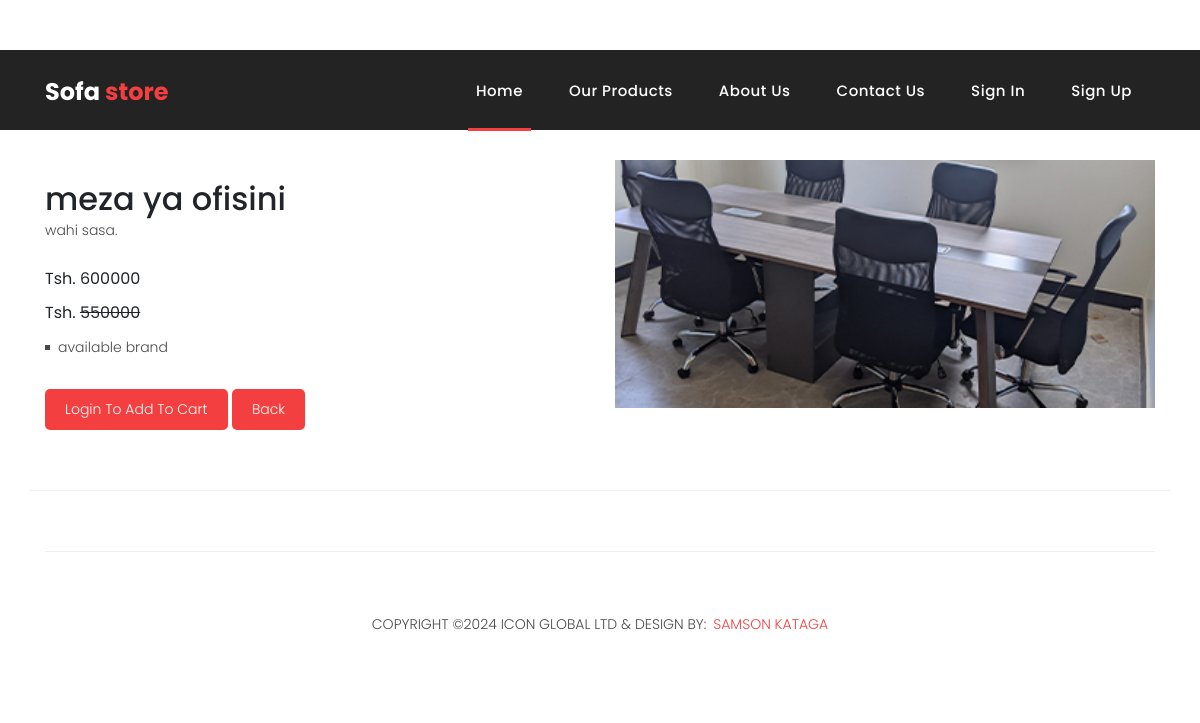
The page /detailed_product/21/ on the database its author committed.
### app1/models.py (models this page shows, shortened)
class Item(models.Model):
    category = models.ForeignKey(Category, on_delete=models.CASCADE)
    title = models.CharField(max_length=200,db_index=True)
    slug = models.SlugField()
    price = models.IntegerField()
    discount_price = models.IntegerField(blank=True, null=True)
    status = models.CharField(max_length=200)
    description = models.TextField()
    image = models.ImageField(upload_to='productImages', blank=True, null=True)
    available=models.BooleanField(default=True)
    created=models.DateTimeField(auto_now_add=True)
    updated=models.DateTimeField(auto_now_add=True)
    is_latest=models.BooleanField(default=False)
    is_featured=models.BooleanField(default=False)

### app1/views.py (the view)
# urls.py: path('detailed_product/<int:id>/', views.detailed_product, name='detailed_product'),
def detailed_product(request,id):
	detailed_product = Item.objects.get(id=id)
	context = {
		'detailed_product':detailed_product
	}
	return render(request, 'app1/detailed_product.html',context)

### app1/templates/app1/detailed_product.html (shortened to what this page needs)
{% extends 'app1/base.html' %}
{% load static %}
{% block container %}
<!DOCTYPE html>
<html>
<head>
</head>
<body>
	 <div class="best-features">
      <div class="container">
        <div class="row">
          <div class="col-md-12">
            <div class="section-heading">
              <h2>About Sofa store</h2>
            </div>
          </div>
          <div class="col-md-6">
            <div class="left-content">
              <h2>{{detailed_product.title}}</h2>
              <p> {{detailed_product.description}}.</p>
              <ul class="featured-list">
                <li> Tsh. {{detailed_product.price}}</li>
                <li>Tsh. <del> {{detailed_product.discount_price}}</del></li>
                <li><a href="#">{{detailed_product.status}} brand</a></li>
              </ul>
              {% if user.is_authenticated %}
              <a href="{{detailed_product.get_add_to_cart_url}}" class="filled-button">Add to Cart</a>
              {% else %}
              <a href="{% url 'signin' %}" class="filled-button">Login to add to cart</a>
              {% endif  %}
              <a href="{% url 'ourproduct' %}" class="filled-button">Back</a>
            </div>
          </div>
          <div class="col-md-6">
            <div class="right-image">
              <img src="{{detailed_product.image.url}}" alt="">
            </div>
          </div>
        </div>
      </div>
    </div>
</body>
</html>
{% endblock %}

### app1/static/app1/assets/css/templatemo-sixteen.css (style rules this page uses)
body { font-family: 'Poppins', sans-serif; overflow-x: hidden; text-rendering: optimizeLegibility; -webkit-font-smoothing: antialiased; -moz-osx-font-smoothing: grayscale; }
p { margin-bottom: 0px; font-size: 14px; font-weight: 300; color: #4a4a4a; line-height: 24px; }
a { text-decoration: none!important; }
ul { padding: 0; margin: 0; list-style: none; }
h1,h2,h3,h4,h5,h6 { margin: 0px; }
a.filled-button { background-color: #f33f3f; color: #fff; font-size: 14px; text-transform: capitalize; font-weight: 300; padding: 10px 20px; border-radius: 5px; display: inline-block; transition: all 0.3s; }
.section-heading { text-align: left; margin-bottom: 60px; border-bottom: 1px solid #eee; }
.section-heading h2 { font-size: 28px; font-weight: 400; color: #1e1e1e; margin-bottom: 15px; }
.best-features { margin-top: 50px; }
.best-features .container .row { border-bottom: 1px solid #eee; padding-bottom: 60px; }
.best-features img { width: 100%; overflow: hidden; }
.best-features ul.featured-list li { display: block; margin-bottom: 10px; }
.best-features p { margin-bottom: 25px; }
.best-features ul.featured-list li a { font-size: 14px; color: #4a4a4a; font-weight: 300; transition: all .3s; position: relative; padding-left: 13px; }
.best-features ul.featured-list li a:before { content: ''; width: 5px; height: 5px; display: inline-block; background-color: #4a4a4a; position: absolute; left: 0; transition: all .3s; top: 8px; }
.best-features .filled-button { margin-top: 20px; }

### rows shown on the page
Item: title "meza ya ofisini", description "wahi sasa", price "600000", discount_price "550000", status "available", image (picture)
